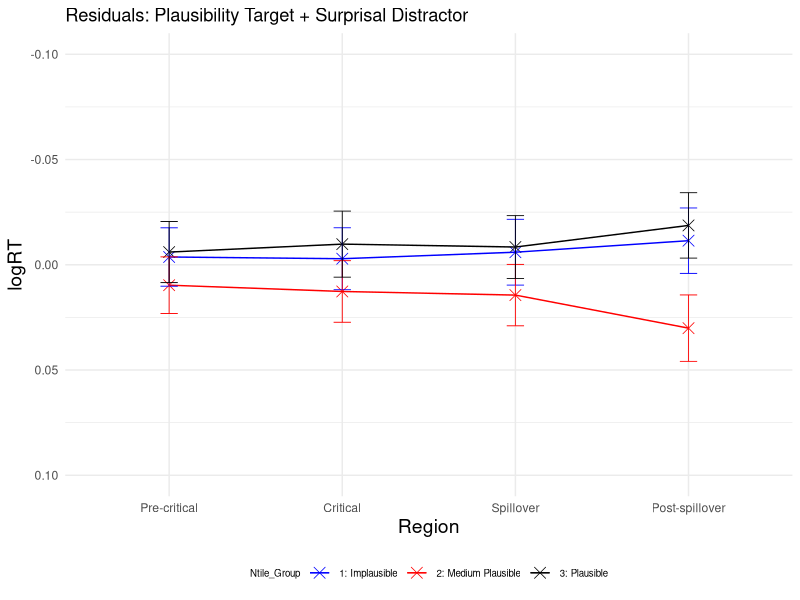
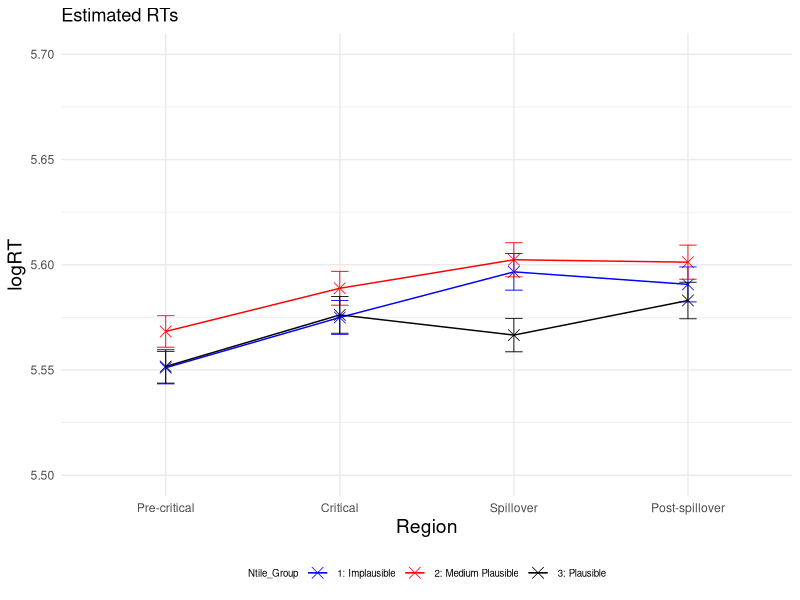
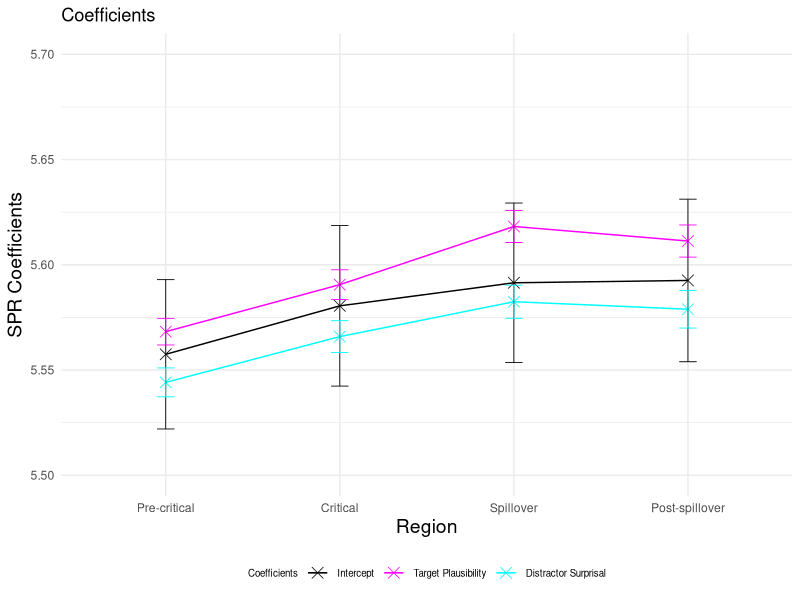
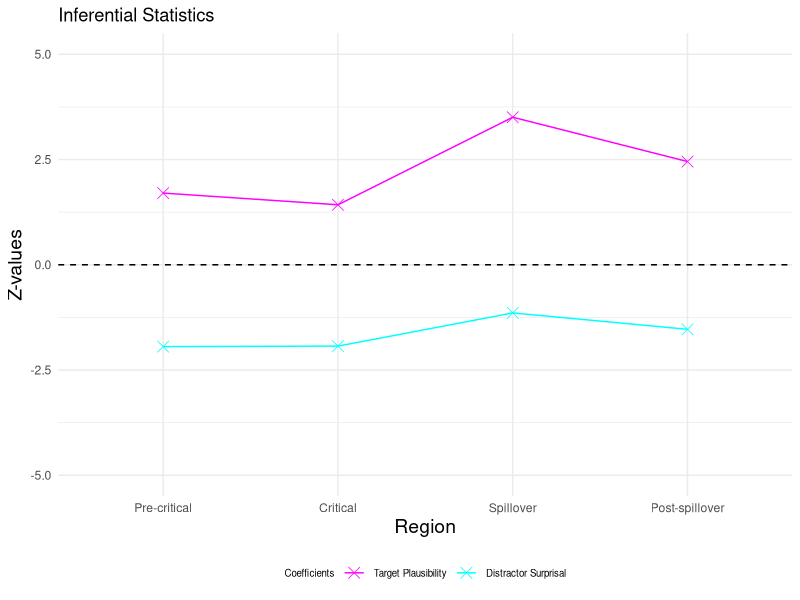
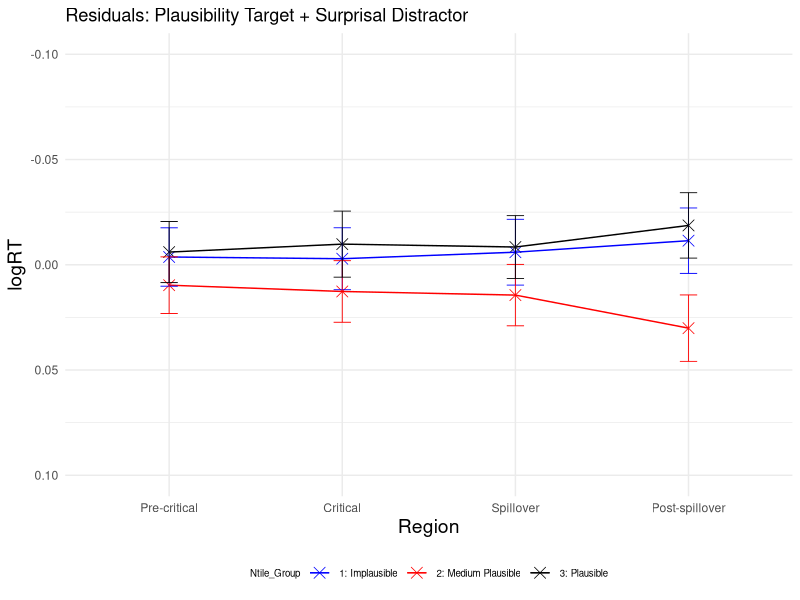
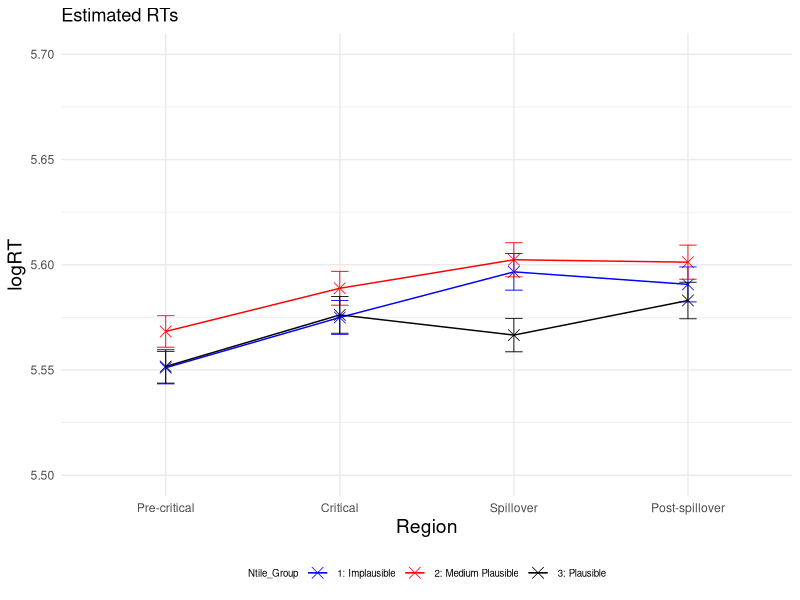
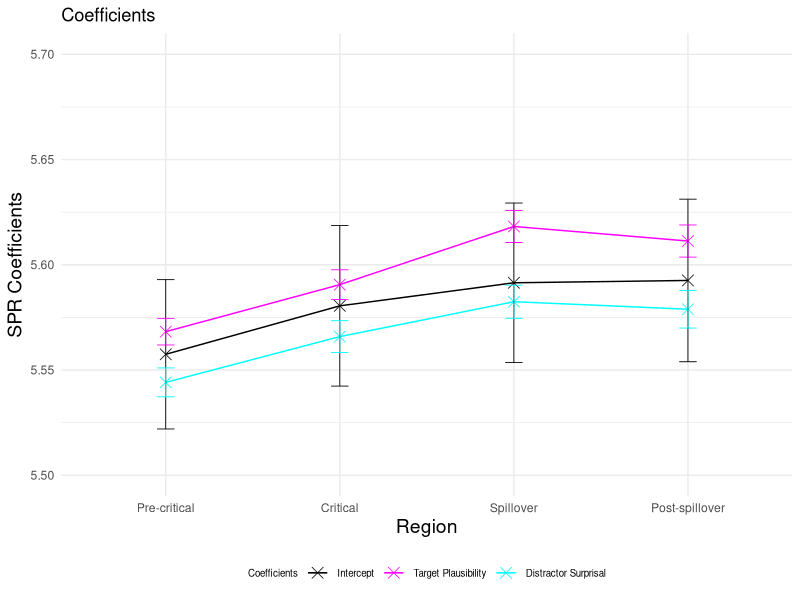
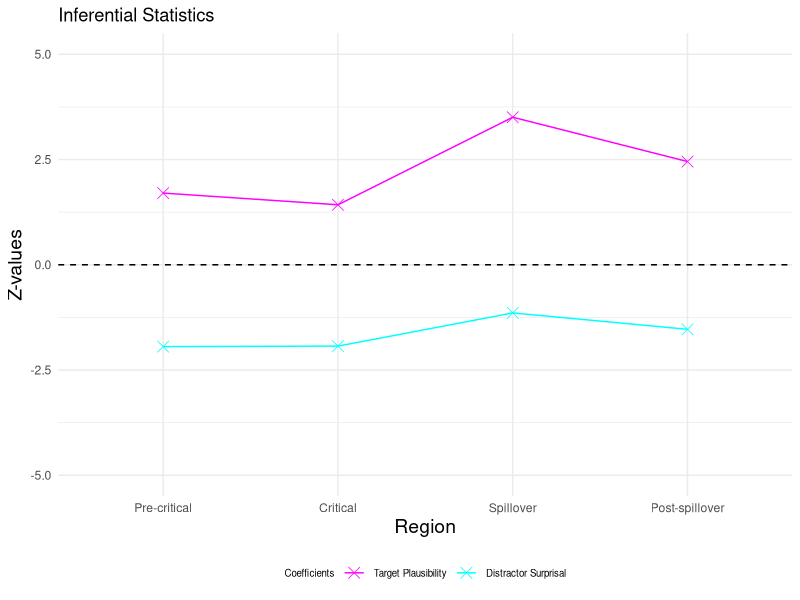

These figures' R source, in order:
### LMER ###
# load lme4 package
library(lme4)
library(lmerTest)
library(dplyr)
library(ggplot2)

setwd("~/Downloads/Master_Thesis/3_SPR_Study/ntile/")
GP6 <- read.csv("GP6SPR_processed.csv")

residuals <- data.frame(
  Region = character(0),
  Condition = character(0),
  Residual = numeric(0),
  SE_Residual = numeric(0)
)

logRT_estimated <- data.frame(
  Region = character(0),
  Condition = character(0),
  Estimated_logRT = numeric(0),
  SE_Estimated = numeric(0)
)

p_values <- data.frame(
  Region = character(0),
  p_value_plausibility_target = numeric(0),
  p_value_surprisal_distractor = numeric(0)
)

SPR_coefficients <- data.frame(
  Region = character(0),
  Estimate = character(0),
  Estimate_value = numeric(0),
  Estimate_error = numeric(0),
  Z_value = numeric(0)
)

regions <- c("Pre-critical", "Critical", "Spillover", "Post-spillover") 
conditions <- c("A", "B", "C")
ntile_groups <- c(1, 2, 3)

GP6$Ntile_Group <- ntile(GP6$SPR_Plaus_Rating, 3)

for (region in regions) 
{
  # Precritical region
  region_subset <- subset(GP6, Region == region)
  
  # standardise predictors
  region_subset$scaled_Plaus_per_region <- scale(region_subset$SPR_Plaus_Rating)
  region_subset$scaled_Surprisaldist_per_region <- scale(region_subset$Surprisal_distractor)
  # invert predictor plausibility
  region_subset$inverted_scaled_Plaus_per_region <- (region_subset$scaled_Plaus_per_region) * (-1)
  #log transform reading times
  region_subset$logRT_per_region <- log(region_subset$ReadingTime)
  
  
  # define and run the linear mixed-effects regression model for the precritical region 
  model_per_region <- lmerTest::lmer(logRT_per_region ~ inverted_scaled_Plaus_per_region + scaled_Surprisaldist_per_region + 
                              (1 + inverted_scaled_Plaus_per_region + scaled_Surprisaldist_per_region | Subject) + 
                              (1 + inverted_scaled_Plaus_per_region + scaled_Surprisaldist_per_region | Item), data = region_subset)
  
  # print the summary of the model
  summary_per_region <- summary(model_per_region)
  print(summary_per_region)
  
  # calculate p-values
  p_values_per_region <- summary_per_region$coefficients[, "Pr(>|t|)"]
  new_row_p_value <- data.frame(Region = region, 
                                p_value_plausibility_target = p_values_per_region[2], 
                                p_value_surprisal_distractor = p_values_per_region[3])
  p_values <- rbind(p_values, new_row_p_value)
  
  # extract intercept and coefficients added to intercept
  coefficients_per_region <- summary_per_region$coefficients
  intercept <- coefficients_per_region["(Intercept)", 1]
  plaus_target_coeff <- coefficients_per_region["(Intercept)", 1] + coefficients_per_region["inverted_scaled_Plaus_per_region", 1]
  surprisal_distractor_coeff <- coefficients_per_region["(Intercept)", 1] + coefficients_per_region["scaled_Surprisaldist_per_region", 1]
  
  # add error bars for coefficients and intercept
  new_row_coefficient <- data.frame(Region = region, 
                                    Estimate = "Intercept", 
                                    Estimate_value = intercept, 
                                    Estimate_error = coefficients_per_region["(Intercept)", 2],
                                    Z_value = 0)
  SPR_coefficients <- rbind(SPR_coefficients, new_row_coefficient)
  
  new_row_coefficient <- data.frame(Region = region,
                                    Estimate = "Plausability",
                                    Estimate_value = plaus_target_coeff,
                                    Estimate_error = coefficients_per_region["inverted_scaled_Plaus_per_region", 2],
                                    Z_value = coefficients_per_region["inverted_scaled_Plaus_per_region", 1] / coefficients_per_region["inverted_scaled_Plaus_per_region", 2])
  SPR_coefficients <- rbind(SPR_coefficients, new_row_coefficient)
  
  new_row_coefficient <- data.frame(Region = region,
                                    Estimate = "Surprisal", 
                                    Estimate_value = surprisal_distractor_coeff, 
                                    Estimate_error = coefficients_per_region["scaled_Surprisaldist_per_region", 2],
                                    Z_value = coefficients_per_region["scaled_Surprisaldist_per_region", 1] / coefficients_per_region["scaled_Surprisaldist_per_region", 2])
  SPR_coefficients <- rbind(SPR_coefficients, new_row_coefficient)
  
  for (ntile_group in ntile_groups)
  {
    #####predict condition A, precritical#####
    region_per_condition <- subset(region_subset, Ntile_Group == ntile_group)
    region_per_condition$region_per_condition_Predicted <- predict(model_per_region, newdata = region_per_condition,  type = "response")
    
    # calculate residuals
    Residual_region_per_condition <- mean(region_per_condition$logRT_per_region) - mean(region_per_condition$region_per_condition_Predicted, na.rm = TRUE)
    
    # observed RT for condition A precritical
    region_per_condition_logRT_observed <- mean(region_per_condition$logRT_per_region)

    # estimated RT for condition A precritical
    region_per_condition_logRT_estimated <- mean(region_per_condition$region_per_condition_Predicted, na.rm = TRUE)

    # calculate standard error for residuals
    SE_residuals_region_per_condition <- sqrt(sd(region_per_condition$logRT, na.rm = TRUE)^2/length(region_per_condition$logRT) + sd(region_per_condition$region_per_condition_Predicted, na.rm = TRUE)^2/length(region_per_condition$region_per_condition_Predicted))
    
    new_row_residuals <- data.frame(Region = region, Ntile_Group = ntile_group, Residual = Residual_region_per_condition, SE_Residual = SE_residuals_region_per_condition)
    residuals <- rbind(residuals, new_row_residuals)
    
    # calculate standard error for logRT estimated
    SE_estimated_region_per_condition <- sd(region_per_condition$region_per_condition_Predicted, na.rm = TRUE) / sqrt(length(region_per_condition$region_per_condition_Predicted)) 
    
    new_row_logRT_estimated <- data.frame(Region = region, Ntile_Group = ntile_group, Estimated_logRT = region_per_condition_logRT_estimated, SE_Estimated = SE_estimated_region_per_condition)
    logRT_estimated <- rbind(logRT_estimated, new_row_logRT_estimated)
  }
}

# plot residuals
# Create a line plot 
p <- ggplot(residuals, aes(x = factor(Region, levels = c("Pre-critical", "Critical", "Spillover", "Post-spillover")), 
                           y = Residual, color = as.factor(Ntile_Group), group = Ntile_Group)) + geom_point(shape = 4, size = 3.5, stroke = 0.4) + geom_line(linewidth=0.5) + ylim (0.10, -0.10)
p <- p + theme_minimal() + geom_errorbar(aes(ymin=Residual-SE_Residual, ymax=Residual+SE_Residual), width=.1, size=0.3) 
p <- p + scale_color_manual(name="Ntile_Group", labels=c("1: Implausible", "2: Medium Plausible", "3: Plausible"), values=c("#0000FF", "#FF0000", "#000000"))
p <- p + labs(x="Region", y="logRT", title = "Residuals: Plausibility Target + Surprisal Distractor") 
p <- p + theme(legend.position="bottom", legend.text=element_text(size=7), legend.title=element_text(size=7), axis.title.x = element_text(size = 14), axis.title.y = element_text(size = 14)) 
p 

ggsave("Residuals_Plot.pdf", p, width=4, height=4)


# plot estimated logRTs
# Create a line plot 
p <- ggplot(logRT_estimated, aes(x = factor(Region, levels = c("Pre-critical", "Critical", "Spillover", "Post-spillover")), 
                                 y = Estimated_logRT, color = as.factor(Ntile_Group), group = Ntile_Group)) + geom_point(shape = 4, size = 3.5, stroke = 0.4) + geom_line(linewidth=0.5) + ylim (5.5, 5.7)
p <- p + theme_minimal() + geom_errorbar(aes(ymin=Estimated_logRT-SE_Estimated, ymax=Estimated_logRT+SE_Estimated), width=.1, size=0.3) 
p <- p + scale_color_manual(name="Ntile_Group", labels=c("1: Implausible", "2: Medium Plausible", "3: Plausible"), values=c("#0000FF", "#FF0000", "#000000"))
p <- p + labs(x="Region", y="logRT", title = "Estimated RTs") 
p <- p + theme(legend.position="bottom", legend.text=element_text(size=7), legend.title=element_text(size=7), axis.title.x = element_text(size = 14), axis.title.y = element_text(size = 14)) 
p 
ggsave("Estimated_RTs_Plot.pdf", p, width=4, height=4)


# plot intercept and coefficients added to intercept
p <- ggplot(SPR_coefficients, aes(x = factor(Region, levels = c("Pre-critical", "Critical", "Spillover", "Post-spillover")), 
                                 y = Estimate_value, color = Estimate, group = Estimate)) + geom_point(shape = 4, size = 3.5, stroke = 0.4) + geom_line(linewidth=0.5) + ylim (5.5, 5.7)
p <- p + theme_minimal() + geom_errorbar(aes(ymin=Estimate_value-Estimate_error, ymax=Estimate_value+Estimate_error), width=.1, size=0.3) 
p <- p + scale_color_manual(name="Coefficients", labels=c("Intercept", "Target Plausibility", "Distractor Surprisal"), values=c("#000000", "#FF00FF", "#00FFFF"))
p <- p + labs(x="Region", y="SPR Coefficients", title = "Coefficients") 
p <- p + theme(legend.position="bottom", legend.text=element_text(size=7), legend.title=element_text(size=7), axis.title.x = element_text(size = 14), axis.title.y = element_text(size = 14)) 
p 
ggsave("Intercept_Coefficients_Plot.pdf", p, width=4, height=4)


# plot effect sizes (z-vaues)
Effect_sizes <- subset(SPR_coefficients, Estimate != 'Intercept')

p <- ggplot(Effect_sizes, aes(x = factor(Region, levels = c("Pre-critical", "Critical", "Spillover", "Post-spillover")), 
                                  y = Z_value, color = Estimate, group = Estimate)) + geom_point(shape = 4, size = 3.5, stroke = 0.4) + geom_line(linewidth=0.5) + ylim (-5, 5)
p <- p + geom_hline(yintercept=0, linetype=2)
p <- p + theme_minimal()
p <- p + scale_color_manual(name="Coefficients", labels=c( "Target Plausibility", "Distractor Surprisal"), values=c("#FF00FF", "#00FFFF"))
p <- p + labs(x="Region", y="Z-values", title = "Inferential Statistics") 
p <- p + theme(legend.position="bottom", legend.text=element_text(size=7), legend.title=element_text(size=7), axis.title.x = element_text(size = 14), axis.title.y = element_text(size = 14)) 
p 
ggsave("Z_values_Plot.pdf", p, width=4, height=4)
